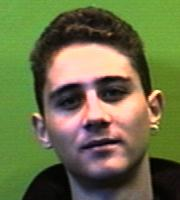
#> input picture mono.jpg, 180 x 200 px
$ python PruebaElipse.py
#> lines starting #> are read from the running program, lines starting #| are printed output that depends on the picture
import sys
from PIL import Image,ImageFilter, ImageDraw
from math import *
from tkinter import filedialog
from tkinter import *
# some global constants
EL_COVERAGE_RATIO = 0.9
EL_VERIFICATION_DISTANCE = 1.
EL_PATH_POINTS = 51
MIN_MINOR_FREQUENCY = 30
MIN_HALF_MAJOR = 8
MIN_HALF_MINOR = 6


"""
root = Tk()
root.withdraw()
root.filename =  filedialog.askopenfilename(initialdir = "/",title = "Select file",filetypes = (("all files",".*"),("jpg files",".jpg")))
 """
def distance(p1,p2):
 x1,y1 = p1
 x2,y2 = p2
 return sqrt((x1-x2)**2 + (y1-y2)**2)

def nonnegative(v):
 return v if v >= 0 else 0

def parametricEllipse(center, a, b, angle):
 xc,yc = center
 elx = lambda t: xc + a * cos(t) * cos(angle) - b * sin(t) * sin(angle)
 ely = lambda t: yc + a * cos(t) * sin(angle) + b * sin(t) * cos(angle)
 return [(int(elx(2.*pi*x/float(EL_PATH_POINTS-1))),int(ely(2.*pi*x/float(EL_PATH_POINTS-1)))) for x in range(EL_PATH_POINTS)]

#assert len(sys.argv)!=2, "missing input and/or output file !"

im = Image.open("mono.jpg")
#> im is the input picture: PIL image 180x200 RGB; mean R, G, B 107.9, 112.6, 71.6
width, height = im.size
#> width = 180; height = 200
io = Image.new('RGB',(width, height),(255,255,255))
#> io: PIL image 180x200 RGB; every value is 255
draw = ImageDraw.Draw(io)

# converting image to grayscale
im = im.convert('L')
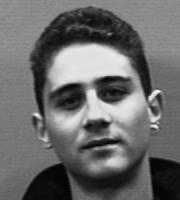
#> im: PIL image 180x200 L; min 1, max 248, mean 106.5

# detecting edge pixels
im = im.filter(ImageFilter.FIND_EDGES)
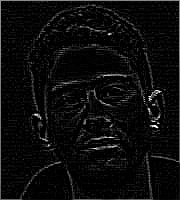
#> im: PIL image 180x200 L; min 0, max 255, mean 11.6

# converting to binary image
im = im.convert('1')
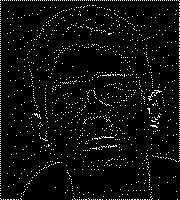
#> im: PIL image 180x200 1; 4.4% white in thin lines or dots
pixels = im.load()
pxy = []

# extracting binary pixels coordinates
for x in range(width):
 for y in range(height):
  if pixels[x,y]==255:
   pxy.append((x,y))

# applying Hough transform for ellipses detection.
# algorithm is taken from this paper:
# http://citeseerx.ist.psu.edu/viewdoc/download?doi=10.1.1.1.8792&rep=rep1&type=pdf
cIx = -1
colors = [(255,0,0),(0,200,0),(0,0,255)]
for x1,y1 in pxy:
  for x2,y2 in pxy:
    bbins = {}
    dist = distance((x1,y1),(x2,y2))
    if dist >= 2*MIN_HALF_MAJOR:
     cent = ((x1+x2)/2.,(y1+y2)/2.)
     a = dist/2. # semi-length of major axis
     alfa = atan2((y2 - y1),(x2 - x1))
     for rx,ry in pxy:
#> (the run stopped early here; a loop or call above may not have finished)
